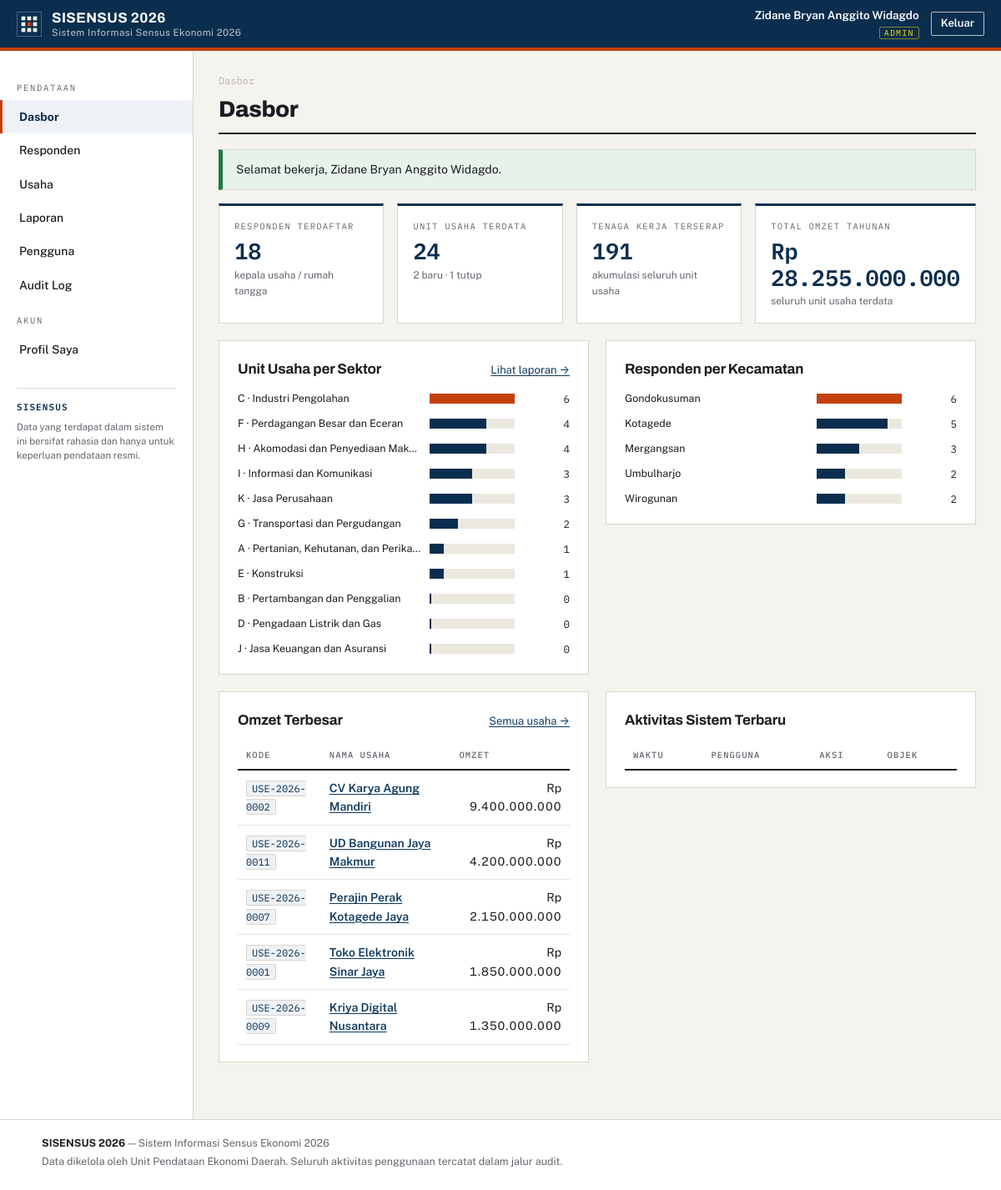
/dashboard.php (signed in), run on the app's committed database.
### tables this page shows
CREATE TABLE users (
  id                    INT UNSIGNED NOT NULL AUTO_INCREMENT,
  username              VARCHAR(50)  NOT NULL,
  email                 VARCHAR(120) NOT NULL,
  password_hash         VARCHAR(255) NOT NULL,
  full_name             VARCHAR(100) NOT NULL,
  role                  ENUM('admin','operator','pimpinan') NOT NULL DEFAULT 'operator',
  is_active             TINYINT(1)   NOT NULL DEFAULT 1,
  failed_login_attempts INT UNSIGNED NOT NULL DEFAULT 0,
  locked_until          DATETIME     NULL DEFAULT NULL,
  last_login_at         DATETIME     NULL DEFAULT NULL,
  created_at            DATETIME     NOT NULL DEFAULT CURRENT_TIMESTAMP,
  updated_at            DATETIME     NOT NULL DEFAULT CURRENT_TIMESTAMP ON UPDATE CURRENT_TIMESTAMP,
  PRIMARY KEY (id),
  UNIQUE KEY uq_users_username (username),
  UNIQUE KEY uq_users_email (email),
  KEY idx_users_role (role)
);

CREATE TABLE usaha (
  id              INT UNSIGNED NOT NULL AUTO_INCREMENT,
  kode_usaha      VARCHAR(20)  NOT NULL,
  nama_usaha      VARCHAR(150) NOT NULL,
  responden_id    INT UNSIGNED NOT NULL,
  sektor_id       INT UNSIGNED NOT NULL,
  wilayah_id      INT UNSIGNED NOT NULL,
  alamat_usaha    VARCHAR(255) NOT NULL,
  tahun_mulai     SMALLINT UNSIGNED NOT NULL,
  jumlah_pekerja  INT UNSIGNED NOT NULL DEFAULT 0,
  omzet_tahunan   DECIMAL(15,2) NOT NULL DEFAULT 0.00,
  status_usaha    ENUM('aktif','tutup','baru') NOT NULL DEFAULT 'aktif',
  keterangan      TEXT         NULL,
  created_by      INT UNSIGNED NULL DEFAULT NULL,
  created_at      DATETIME     NOT NULL DEFAULT CURRENT_TIMESTAMP,
  updated_at      DATETIME     NOT NULL DEFAULT CURRENT_TIMESTAMP ON UPDATE CURRENT_TIMESTAMP,
  PRIMARY KEY (id),
  UNIQUE KEY uq_usaha_kode (kode_usaha),
  KEY idx_usaha_nama (nama_usaha),
  KEY idx_usaha_responden (responden_id),
  KEY idx_usaha_sektor (sektor_id),
  KEY idx_usaha_wilayah (wilayah_id),
  KEY idx_usaha_omzet (omzet_tahunan),
  KEY idx_usaha_creator (created_by),
  CONSTRAINT fk_usaha_responden FOREIGN KEY (responden_id)
    REFERENCES responden (id) ON DELETE RESTRICT ON UPDATE CASCADE,
  CONSTRAINT fk_usaha_sektor FOREIGN KEY (sektor_id)
    REFERENCES sektor (id) ON DELETE RESTRICT ON UPDATE CASCADE,
  CONSTRAINT fk_usaha_wilayah FOREIGN KEY (wilayah_id)
    REFERENCES wilayah (id) ON DELETE RESTRICT ON UPDATE CASCADE,
  CONSTRAINT fk_usaha_creator FOREIGN KEY (created_by)
    REFERENCES users (id) ON DELETE SET NULL ON UPDATE CASCADE,
  CONSTRAINT chk_usaha_tahun CHECK (tahun_mulai BETWEEN 1800 AND 2100)
);

### app/helpers.php (called while the page is built, shortened)
<?php
function e(?string $value): string
{
    return htmlspecialchars((string)$value, ENT_QUOTES | ENT_SUBSTITUTE, 'UTF-8');
}
function u(string $path): string
{
    return BASE_URL . '/' . ltrim($path, '/');
}
function flash_get(): ?array
{
    if (isset($_SESSION['flash'])) {
        $f = $_SESSION['flash'];
        return $f;
    }
    return null;
}
function format_rupiah($value): string
{
    return 'Rp ' . number_format((float)$value, 0, ',', '.');
}

### app/auth.php (called while the page is built, shortened)
<?php
function current_user(): ?array
{
    static $cached = false;
    static $user = null;
    if ($cached) return $user;
    $cached = true;
    $stmt = db()->prepare(
        'SELECT id, username, email, full_name, role, is_active
         FROM users WHERE id = ? AND is_active = 1 LIMIT 1'
    );
    $stmt->execute([(int)$_SESSION['user_id']]);
    $user = $stmt->fetch() ?: null;
    return $user;
}
function is_logged_in(): bool
{
    return current_user() !== null;
}
function require_login(): array
{
    $user = current_user();
    return $user;
}
function can_edit_data(): bool
{
    $user = current_user();
    return $user !== null && in_array($user['role'], ['admin', 'operator'], true);
}

### app/db.php (called while the page is built, shortened)
<?php
function db(): PDO
{
    static $pdo = null;
    if ($pdo === null) {
        $dsn = sprintf(
            'mysql:host=%s;port=%s;dbname=%s;charset=utf8mb4',
            DB_HOST, DB_PORT, DB_NAME
        );
        try {
            $pdo = new PDO($dsn, DB_USER, DB_PASS, [
                PDO::ATTR_ERRMODE            => PDO::ERRMODE_EXCEPTION,
                PDO::ATTR_DEFAULT_FETCH_MODE => PDO::FETCH_ASSOC,
                PDO::ATTR_EMULATE_PREPARES   => false,
                PDO::ATTR_STRINGIFY_FETCHES  => false,
            ]);
        } catch (PDOException $e) {
            error_log('[DB] ' . $e->getMessage());
            http_response_code(500);
            echo '<!doctype html><html lang="id"><meta charset="utf-8">'
               . '<title>Kesalahan Server</title>'
               . '<body style="font-family:sans-serif;text-align:center;padding-top:10vh">'
               . '<h1>503 — Layanan basis data tidak tersedia</h1>'
               . '<p>Silakan hubungi administrator sistem.</p></body></html>';
            exit;
        }
    }
    return $pdo;
}

### app/bootstrap.php (called while the page is built, shortened)
<?php
require_once __DIR__ . '/db.php';
require_once __DIR__ . '/helpers.php';
require_once __DIR__ . '/auth.php';
if (is_logged_in()) {
    $now = time();
    if (isset($_SESSION['last_activity']) && ($now - $_SESSION['last_activity']) > SESSION_IDLE_TIMEOUT) {
        audit_log('LOGOUT_IDLE', null, null, 'Sesi berakhir karena idle');
        session_unset();
        session_destroy();
        session_start();
        session_regenerate_id(true);
        flash_set('peringatan', 'Sesi Anda berakhir karena tidak ada aktivitas. Silakan masuk kembali.');
        redirect('login.php');
    }
    if (isset($_SESSION['session_start']) && ($now - $_SESSION['session_start']) > SESSION_ABS_TIMEOUT) {
        audit_log('LOGOUT_ABSOLUTE', null, null, 'Sesi mencapai batas absolut');
        session_unset();
        session_destroy();
        session_start();
        session_regenerate_id(true);
        flash_set('peringatan', 'Masa sesi habis. Silakan masuk kembali.');
        redirect('login.php');
    }
    $_SESSION['last_activity'] = $now;
    if (!isset($_SESSION['session_start'])) {
        $_SESSION['session_start'] = $now;
    }
}

### dashboard.php (the view, shortened to what this page needs)
<?php
require_once __DIR__ . '/app/bootstrap.php';
$user = require_login();
$totalResponden = (int)db()->query('SELECT COUNT(*) c FROM responden')->fetch()['c'];
$totalUsaha     = (int)db()->query('SELECT COUNT(*) c FROM usaha')->fetch()['c'];
$totalPekerja   = (int)db()->query('SELECT COALESCE(SUM(jumlah_pekerja),0) c FROM usaha')->fetch()['c'];
$totalOmzet     = (float)db()->query('SELECT COALESCE(SUM(omzet_tahunan),0) c FROM usaha')->fetch()['c'];
$usahaBaru      = (int)db()->query("SELECT COUNT(*) c FROM usaha WHERE status_usaha = 'baru'")->fetch()['c'];
$usahaTutup     = (int)db()->query("SELECT COUNT(*) c FROM usaha WHERE status_usaha = 'tutup'")->fetch()['c'];
$perSektor = db()->query(
    'SELECT s.kode, s.nama, COUNT(u.id) jumlah, COALESCE(SUM(u.omzet_tahunan),0) omzet
     FROM sektor s
     LEFT JOIN usaha u ON u.sektor_id = s.id
     GROUP BY s.id, s.kode, s.nama
     ORDER BY jumlah DESC, s.kode ASC'
)->fetchAll();
$perKec = db()->query(
    "SELECT w.nama, COUNT(r.id) jumlah
     FROM wilayah w
     LEFT JOIN responden r ON r.wilayah_id IN (
        SELECT w2.id FROM wilayah w2 WHERE w2.id = w.id OR w2.parent_id = w.id
     )
     WHERE w.tingkat = 'kecamatan'
     GROUP BY w.id, w.nama
     ORDER BY jumlah DESC, w.nama ASC"
)->fetchAll();
$topUsaha = db()->query(
    'SELECT u.id, u.kode_usaha, u.nama_usaha, u.omzet_tahunan, s.nama sektor
     FROM usaha u JOIN sektor s ON s.id = u.sektor_id
     ORDER BY u.omzet_tahunan DESC LIMIT 5'
)->fetchAll();
$active = 'dashboard';
$page_title = 'Dasbor';
$breadcrumb = ['Dasbor' => null];
require __DIR__ . '/templates/header_app.php';
?>
<section class="statgrid">
  <div class="statcard">
    <p class="statcard-label">Responden Terdaftar</p>
    <p class="statcard-value"><?= number_format($totalResponden, 0, ',', '.') ?></p>
    <p class="statcard-sub">kepala usaha / rumah tangga</p>
  </div>
  <div class="statcard">
    <p class="statcard-label">Unit Usaha Terdata</p>
    <p class="statcard-value"><?= number_format($totalUsaha, 0, ',', '.') ?></p>
    <p class="statcard-sub"><?= $usahaBaru ?> baru · <?= $usahaTutup ?> tutup</p>
  </div>
  <div class="statcard">
    <p class="statcard-label">Tenaga Kerja Terserap</p>
    <p class="statcard-value"><?= number_format($totalPekerja, 0, ',', '.') ?></p>
    <p class="statcard-sub">akumulasi seluruh unit usaha</p>
  </div>
  <div class="statcard">
    <p class="statcard-label">Total Omzet Tahunan</p>
    <p class="statcard-value"><?= e(format_rupiah($totalOmzet)) ?></p>
    <p class="statcard-sub">seluruh unit usaha terdata</p>
  </div>
</section>
<div class="grid-2">
  <section class="panel">
    <div class="panel-head">
      <h2 class="panel-title">Unit Usaha per Sektor</h2>
      <a class="panel-link" href="<?= e(u('laporan.php')) ?>">Lihat laporan →</a>
    </div>
    <?php if (!$perSektor): ?>
      <p class="empty">Belum ada data sektor.</p>
    <?php else: ?>
      <div class="bars">
        <?php
        $maxSektor = max(array_map(fn($r) => (int)$r['jumlah'], $perSektor)) ?: 1;
        foreach ($perSektor as $i => $row):
            $pct = (int)round($row['jumlah'] / $maxSektor * 100);
        ?>
        <div class="bar-row">
          <span class="bar-label" title="<?= e($row['nama']) ?>"><?= e($row['kode']) ?> · <?= e($row['nama']) ?></span>
          <span class="bar-track"><span class="bar-fill<?= $i === 0 ? ' bar-accent' : '' ?> w-<?= min(100, max(2, $pct)) ?>"></span></span>
          <span class="bar-value"><?= number_format((int)$row['jumlah'], 0, ',', '.') ?></span>
        </div>
        <?php endforeach; ?>
      </div>
    <?php endif; ?>
  </section>
  <section class="panel">
    <div class="panel-head">
      <h2 class="panel-title">Responden per Kecamatan</h2>
    </div>
    <?php if (!$perKec): ?>
      <p class="empty">Belum ada data wilayah.</p>
    <?php else: ?>
      <div class="bars">
        <?php
        $maxKec = max(array_map(fn($r) => (int)$r['jumlah'], $perKec)) ?: 1;
        foreach ($perKec as $i => $row):
            $pct = (int)round($row['jumlah'] / $maxKec * 100);
        ?>
        <div class="bar-row">
          <span class="bar-label"><?= e($row['nama']) ?></span>
          <span class="bar-track"><span class="bar-fill<?= $i === 0 ? ' bar-accent' : '' ?> w-<?= min(100, max(2, $pct)) ?>"></span></span>
          <span class="bar-value"><?= number_format((int)$row['jumlah'], 0, ',', '.') ?></span>
        </div>
        <?php endforeach; ?>
      </div>
    <?php endif; ?>
  </section>
</div>
<div class="grid-2">
  <section class="panel">
    <div class="panel-head">
      <h2 class="panel-title">Omzet Terbesar</h2>
      <a class="panel-link" href="<?= e(u('usaha/index.php')) ?>">Semua usaha →</a>
    </div>
    <table class="table">
      <thead><tr><th>Kode</th><th>Nama Usaha</th><th class="td-right">Omzet</th></tr></thead>
      <tbody>
      <?php foreach ($topUsaha as $row): ?>
        <tr>
          <td><code class="kode"><?= e($row['kode_usaha']) ?></code></td>
          <td><a class="row-link" href="<?= e(u('usaha/detail.php?id=' . (int)$row['id'])) ?>"><?= e($row['nama_usaha']) ?></a></td>
          <td class="td-right td-num"><?= e(format_rupiah($row['omzet_tahunan'])) ?></td>
        </tr>
      <?php endforeach; ?>
      </tbody>
    </table>
  </section>
  <section class="panel">
    <div class="panel-head">
      <h2 class="panel-title"><?= $isAdmin ? 'Aktivitas Sistem Terbaru' : 'Ringkasan Peran Anda' ?></h2>
    </div>
    <?php if ($isAdmin): ?>
      <table class="table">
        <thead><tr><th>Waktu</th><th>Pengguna</th><th>Aksi</th><th>Objek</th></tr></thead>
      </table>
    <?php endif; ?>
  </section>
</div>
<?php require __DIR__ . '/templates/footer.php'; ?>

### templates/header_app.php (shortened to what this page needs)
<?php
$user = current_user();
$isAdmin = ($user['role'] ?? '') === 'admin';
$nav = [
    'dashboard'  => ['label' => 'Dasbor',            'url' => 'dashboard.php',      'show' => true],
    'responden'  => ['label' => 'Responden',         'url' => 'responden/index.php','show' => true],
    'usaha'      => ['label' => 'Usaha',             'url' => 'usaha/index.php',    'show' => true],
    'laporan'    => ['label' => 'Laporan',           'url' => 'laporan.php',        'show' => true],
    'pengguna'   => ['label' => 'Pengguna',          'url' => 'pengguna/index.php', 'show' => $isAdmin],
    'audit'      => ['label' => 'Audit Log',         'url' => 'audit_log.php',      'show' => $isAdmin],
];
?>
<!doctype html>
<html lang="id">
<head>
<link rel="stylesheet" href="<?= e(u('assets/css/style.css')) ?>">
</head>
<body class="app">
<header class="app-topbar">
  <div class="app-topbar-inner">
    <div class="app-topbar-left">
      <a class="brand brand-on-dark" href="<?= e(u('dashboard.php')) ?>">
        <img class="brand-mark" src="<?= e(u('assets/img/logo.svg')) ?>" alt="Logo <?= e(APP_NAME) ?>" width="30" height="30">
        <span class="brand-text">
          <strong><?= e(APP_NAME) ?> <?= e(APP_YEAR) ?></strong>
          <span><?= e(APP_NAME_LONG) ?></span>
        </span>
      </a>
    </div>
    <div class="app-topbar-right">
      <div class="user-chip">
        <span class="user-chip-name"><?= e($user['full_name'] ?? '-') ?></span>
        <span class="user-chip-role"><?= e(strtoupper($user['role'] ?? '-')) ?></span>
      </div>
      <form method="post" action="<?= e(u('logout.php')) ?>" class="inline-form">
        <button class="btn btn-outline-light btn-sm" type="submit">Keluar</button>
      </form>
    </div>
  </div>
</header>
<div class="app-shell">
  <nav class="app-sidenav" id="app-sidenav" aria-label="Navigasi utama">
    <p class="sidenav-caption">Pendataan</p>
    <?php foreach ($nav as $key => $item): if (!$item['show']) continue; ?>
      <a class="sidenav-link<?= ($active ?? '') === $key ? ' is-active' : '' ?>" href="<?= e(u($item['url'])) ?>"><?= e($item['label']) ?></a>
    <?php endforeach; ?>
    <p class="sidenav-caption">Akun</p>
    <a class="sidenav-link<?= ($active ?? '') === 'profil' ? ' is-active' : '' ?>" href="<?= e(u('profil.php')) ?>">Profil Saya</a>
    <div class="sidenav-foot">
      <p class="sidenav-foot-title"><?= e(APP_NAME) ?></p>
      <p class="sidenav-foot-text">Data yang terdapat dalam sistem ini bersifat rahasia dan hanya untuk keperluan pendataan resmi.</p>
    </div>
  </nav>
  <main class="app-content" id="main-content">
    <?php if (!empty($breadcrumb)): ?>
      <nav class="breadcrumb" aria-label="Breadcrumb">
        <?php foreach ($breadcrumb as $label => $url): ?>
          <?php if ($url): ?>
            <a href="<?= e(u($url)) ?>"><?= e($label) ?></a><span aria-hidden="true">/</span>
          <?php else: ?>
            <span class="breadcrumb-here" aria-current="page"><?= e($label) ?></span>
          <?php endif; ?>
        <?php endforeach; ?>
      </nav>
    <?php endif; ?>
    <div class="page-head">
      <h1 class="page-title"><?= e($page_title ?? '') ?></h1>
    </div>
    <?php $flash = flash_get(); if ($flash): ?>
      <div class="flash flash-<?= e($flash['type']) ?>" role="status">
        <p><?= e($flash['msg']) ?></p>
      </div>
    <?php endif; ?>

### templates/footer.php (shortened to what this page needs)
  </main>
</div>
<footer class="app-footer">
  <p><strong><?= e(APP_NAME) ?> <?= e(APP_YEAR) ?></strong> — <?= e(APP_NAME_LONG) ?></p>
  <p>Data dikelola oleh <?= e(APP_ORG) ?>. Seluruh aktivitas penggunaan tercatat dalam jalur audit.</p>
</footer>
</body>
</html>

### data on the page
users: full_name "Zidane Bryan Anggito Widagdo", role "ADMIN"
usaha: kode_usaha "USE-2026-0002", nama_usaha "CV Karya Agung Mandiri", omzet_tahunan "Rp 9.400.000.000"
usaha: kode_usaha "USE-2026-0011", nama_usaha "UD Bangunan Jaya Makmur", omzet_tahunan "Rp 4.200.000.000"
usaha: kode_usaha "USE-2026-0007", nama_usaha "Perajin Perak Kotagede Jaya", omzet_tahunan "Rp 2.150.000.000"
usaha: kode_usaha "USE-2026-0001", nama_usaha "Toko Elektronik Sinar Jaya", omzet_tahunan "Rp 1.850.000.000"
usaha: kode_usaha "USE-2026-0009", nama_usaha "Kriya Digital Nusantara", omzet_tahunan "Rp 1.350.000.000"

### other printed values
APP_NAME "SISENSUS"
APP_YEAR "2026"
APP_NAME_LONG "Sistem Informasi Sensus Ekonomi 2026"
$item['label'] "Dasbor"
$item['label'] "Responden"
$item['label'] "Usaha"
$item['label'] "Laporan"
$item['label'] "Pengguna"
$item['label'] "Audit Log"
$label "Dasbor"
$page_title "Dasbor"
$flash['msg'] "Selamat bekerja, Zidane Bryan Anggito Widagdo."
$totalResponden "18"
$totalUsaha "24"
$usahaBaru "2"
